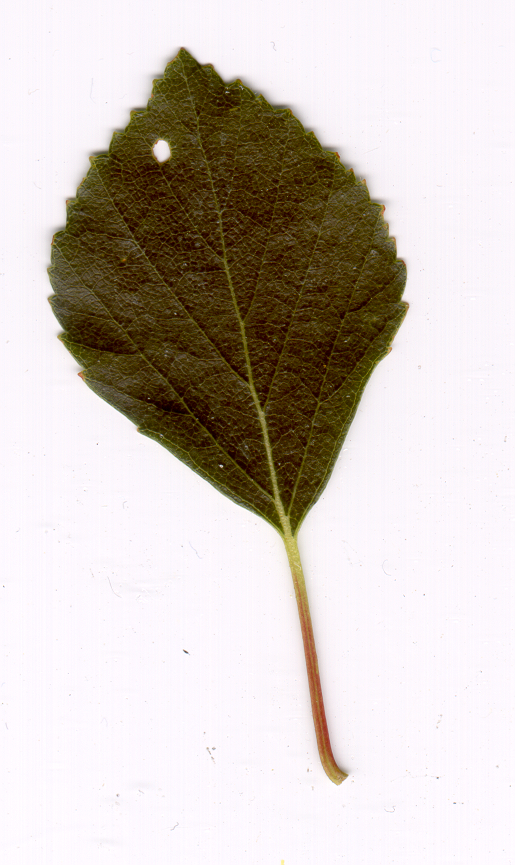
#> input picture Archivos/hojasvegetales/leafA/l5nr003.tif, 515 x 865 px, given in place of l5nr010.tif, which was not available
$ python Clasificador.py
#> lines starting #> are read from the running program, lines starting #| are printed output that depends on the picture; after the words box and inside, x2 and y2 are one past the last pixel; in counts of white or black regions, pixels touching at a corner belong together; pictures that were not available may be replaced by others from this repository, and a replacement may not be noted
from skimage.io import imread
from skimage.io import imsave
from skimage.color import rgb2gray
import numpy as np
import matplotlib.pyplot as plt

# Función que mide el ancho de la hoja a una altura dada
def anchura(img,ancho,altura):
    i = 0
    anchura = 0
    while True:
        pixel = img[altura,i]
        if pixel == 0:
            anchura = anchura +1
        i = i+1
        if i == ancho:
            break
    return anchura

# Función que mide la longitud de la hoja
def longitud(img,alto,ancho):
    i = 0
    j = 0
    count = 0
    while True:
        pixel = img[j,i]
        if pixel == 0 and i != 0:
            ppixel = img[j,i-1]
            if ppixel == 0:
                count = count +1
        if count == 3:
            superior = j
            break
        i = i+1
        if i == ancho:
            count = 0
            i = 0
            j = j+1

    i = 0
    j = alto-1
    count = 0
    while True:
        pixel = img[j,i]
        if pixel == 0 and i != 0:
            ppixel = img[j,i-1]
            if ppixel == 0:
                count = count +1
        if count == 3:
            intefior = j
            break
        i = i+1
        if i == ancho:
            count = 0
            i = 0
            j = j-1

    longitud = intefior-superior

    return longitud

# [6 lines of commented-out code are left out]
tipos = {"A": "5", "B": "7", "C": "11", "D": "4", "E": "13"}
tipo = "A"

# Función de clasificación
def clasifica(tipo):
    #Declación de variable internas
#> called with tipo = 'A'
    fail = 0
    tallo = 0
    j = 10
    # Loop buscas las imagen para la clasificación
    while True:
        # Carga y preprocesado
        numero = str(j)
        img = imread('Archivos/hojasvegetales/leaf' + tipo + '/l' + tipos[tipo] + 'nr0' + numero + '.tif')
#> img is the input picture: shape (865, 515, 3); mean R, G, B 206.1, 197.4, 190.9
        gray = rgb2gray(img)
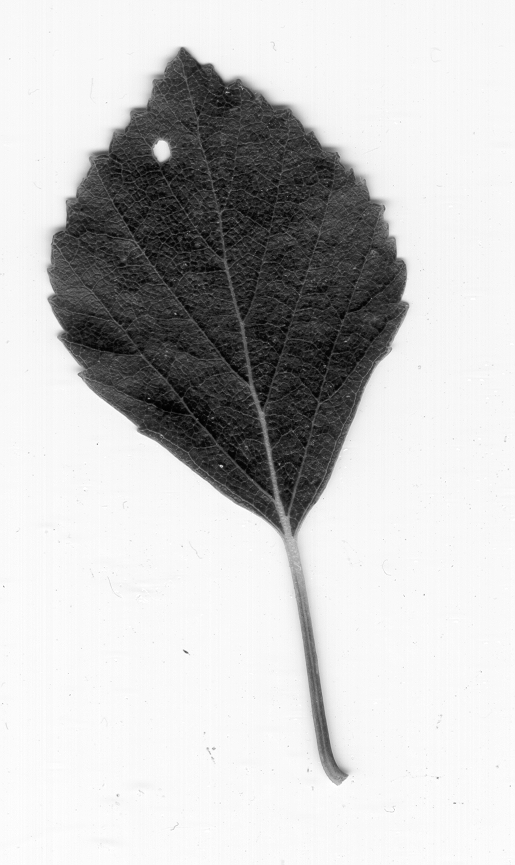
#> gray: shape (865, 515) float64; min 0.0025, max 1, mean 0.78
        binary = gray > 0.85
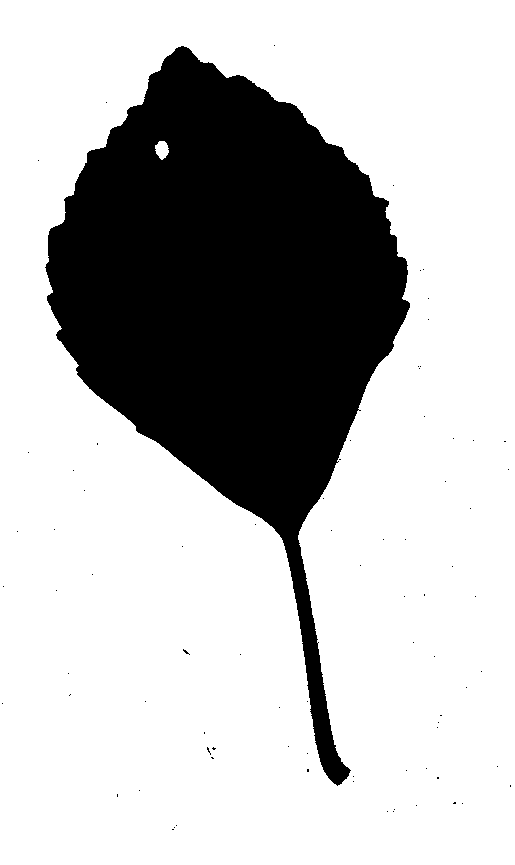
#> binary: shape (865, 515) bool; 73.7% white; 81 black regions (80 under 20 px), largest, box (x1, y1, x2, y2) and area: (45, 46, 410, 786) 117189
        alto,ancho = binary.shape
#> alto = 865; ancho = 515
        grupo = "-"
        # Primer parametro para divisicón de subgrupos
        pripunto = int(alto*3/4)
#> pripunto = 648
        grosor = anchura(binary,ancho,pripunto)
#> the loop in anchura, `while True:` made 515 passes
#> pixel on passes 1 to 3: True, True, True
#> after the loop in anchura, `while True:`: anchura = 15; i = 515
#> grosor = 15

        if grosor <= 30:
            # Medición del peciolo
            decima = int(alto/10)
#> decima = 86
            segpunto = pripunto+decima
#> segpunto = 734
            terpunto = pripunto-decima
#> terpunto = 562
            while True:
                if segpunto >= alto:
                    break
                grosor2 = anchura(binary,ancho,segpunto)
                if grosor2 == 0:
                    break
                segpunto = segpunto+decima
#> this loop made 2 passes
#> grosor2 on passes 1 to 2: 17, 0
#> after the loop, segpunto = 820

            while True:
                if terpunto <= alto/2:
                    break
                grosor3 = anchura(binary,ancho,terpunto)
                if grosor2 > 50:
                    break
                terpunto = terpunto-decima
#> this loop made 3 passes
#> grosor3 on passes 1 to 2: 14, 131
#> after the loop, terpunto = 390

            tallo = segpunto-terpunto
#> tallo = 430

            if tallo >= 650:
                grupo = "E"
            elif tallo < 650:
                grupo = "A"
        # Clasificación subgrupo 2
        elif grosor > 30:
            # Calculo de parametro
            segpunto = int(alto/2)
            terpunto = int(alto/4)
            grosor2 = anchura(binary,ancho,segpunto)
            grosor3 = anchura(binary,ancho,terpunto)
            largo = longitud(binary,alto,ancho)
            razon = grosor2/largo*100
            razon2 = grosor3/largo*100
            # Clasicación tipo D, con comportamiento creciente
            if razon2 > razon:
                grupo = "D"
            # Clasificación tipo C por relación ancho-largo,, y comportamiento decreciente
            elif razon > 30 and razon > razon2:
                grupo = "C"
                total = np.sum(binary==False)
                por = total/(alto*ancho)*100
                # Excepciones para corregir elementos confusos tipo D
                if por < 36:
                    grupo = "D"
                cuapunto = int(alto*7/16)
                grosor4 = anchura(binary,ancho,cuapunto)
                dif = abs(grosor2-grosor4)
                if dif >= 65:
                    grupo = "D"
            # Claficación hojas tipo B por relación ancho-largo
            elif razon < 18 and razon > razon2:
                grupo = "B"
            else:
                grupo = "D"


        if grupo != tipo:

            print(j, grupo)
            fail = fail+1

        if numero == "19": #En el original, era '75'
            break
        j = j+1
#> pass 2 of the loop in clasifica, `while True:`:
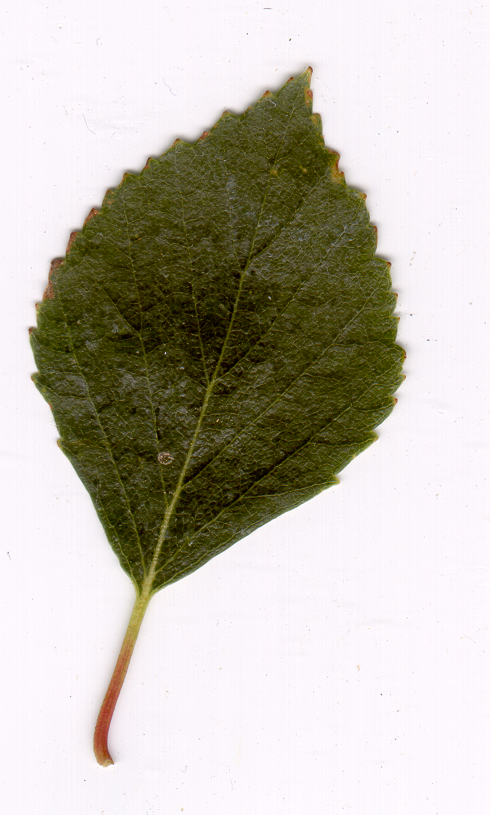
#> input picture Archivos/hojasvegetales/leafA/l5nr004.tif, 490 x 815 px, given in place of l5nr011.tif, which was not available
#> in clasifica, img is the input picture: shape (815, 490, 3); mean R, G, B 192.6, 187.9, 176.5
#> in clasifica, `gray = rgb2gray(img)`:
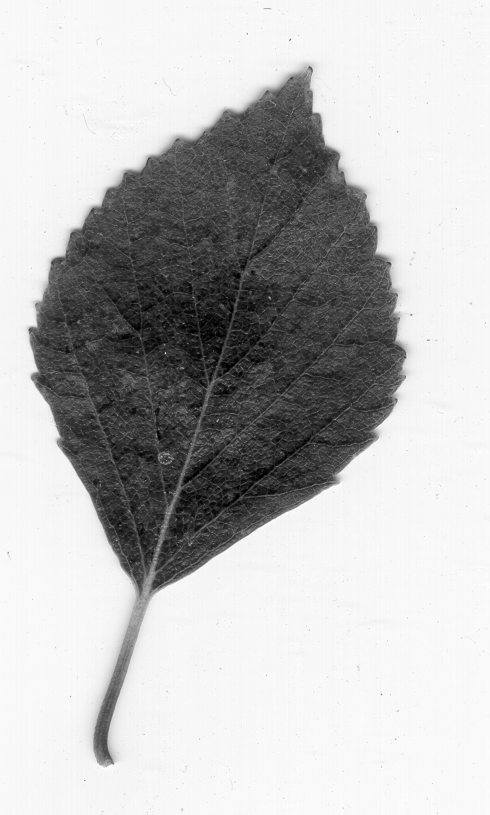
#> gray: shape (815, 490) float64; min 0, max 1, mean 0.737
#> in clasifica, `binary = gray > 0.85`:
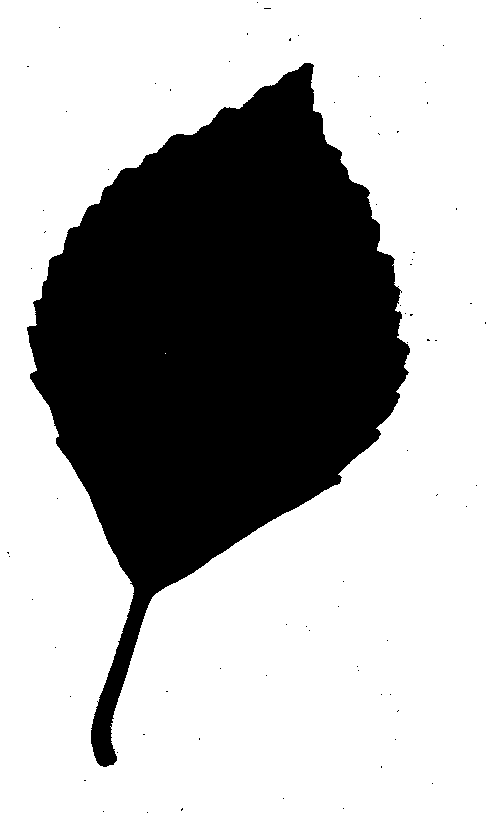
#> binary: shape (815, 490) bool; 66.9% white; 75 black regions (74 under 20 px), largest, box (x1, y1, x2, y2) and area: (27, 63, 410, 767) 132005
#> grosor = 17
#> the loop in clasifica, `while True:` made 2 passes
#> grosor2 on passes 1 to 2: 19, 0
#> after the loop in clasifica, `while True:`: segpunto = 773
#> the loop in clasifica, `while True:` made 3 passes
#> grosor3 on passes 1 to 2: 153, 306
#> after the loop in clasifica, `while True:`: terpunto = 368
#> tallo = 405

    return fail

#> (the run stopped early here; a loop or call above may not have finished)
